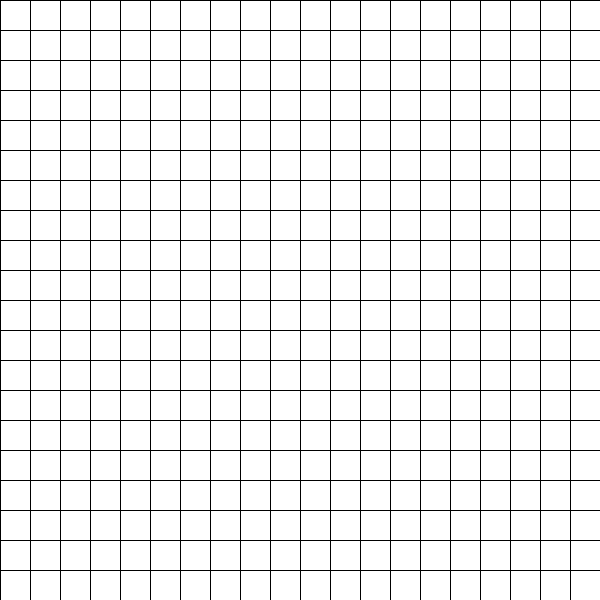
Frame 1 (no input)
Frame 60 (the mouse pressed at the canvas centre just before this capture): identical to frame 1, image omitted
Frame 120 (the mouse held since frame 60 and released just before this capture): identical to frame 1, image omitted

The Processing sketch that drew this single still picture (run headless with seeded random() and noise(); from frame 60 on, the mouse is pressed at the canvas centre):

// Processing sketch: sample_08_box_drawing_2_with_array
// ── sample_08_box_drawing_2_with_array.pde
// mousePressed variable. it has a side effect

int length;
boolean [][] map; // 2 dimensional array

void setup(){
  size(600, 600);
  background(0);
  length = 30;
  map = new boolean[length][length];
  
  for(int x = 0; x < length; x = x+1){
    for(int y = 0; y < length; y = y+1){
      map[y][x] = false;
    }
  }
}

void draw(){
  // mouse click check
  if (mousePressed){
    if (map[mouseY/length][mouseX/length] == true){
      map[mouseY/length][mouseX/length] = false;
    }
    else{
      map[mouseY/length][mouseX/length] = true;
    }
  }
  
  // map drawing
  for(int x = 0; x < length; x = x+1){
    for(int y = 0; y < length; y = y+1){
      if (map[y][x] == true){
        fill(0);
      }
      else{
        fill(255);
      }
      rect(length*x, length*y, length, length);
    }
  }
}
